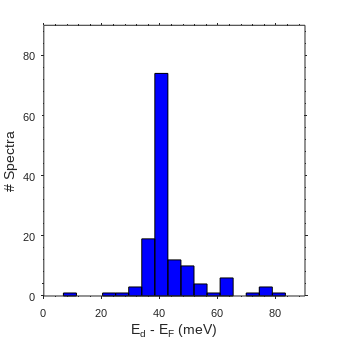

Write MATLAB code to recreate this figure.
function DrawHist

oldfolder = cd('/Users/averygreen/Documents/MATLAB/Projects/STS/dIdVAnalyzer');

load('Ed');
Ed = 1000*Ed;

xrange = [0, 90];

hist(Ed(and(Ed>xrange(1),Ed<xrange(2))),linspace(xrange(1),xrange(2),21));
 
hpatch = findobj(gca,'Type','patch');
Vertices = get(hpatch,'Vertices');
ymax = 10*ceil(1.1*max(Vertices(:,2))/10);

xlim(xrange);
ylim([0 ymax]);

set(gcf,'Units','inches',...
    'PaperSize',[3.37,3.37],'PaperPosition',[0,0,3.37,3.37]);
set(hpatch,'FaceColor','b');
set(gca,'TickDir','out');
set(gca,'FontSize',8,'FontName','Arial');
set(gca,'XMinorTick','on','YMinorTick','on');
% set(gca,'LineWidth',1);

xlabel('E_d - E_F (meV)','fontsize',10);
ylabel('# Spectra','fontsize',10);

oldfolder2 = cd('/Users/averygreen/Documents/CNSE/Diebold Lab/Data/Samples Hinkle/STM');
[FileName,PathName] = uiputfile('*.png','Save figure as:','Histogram1');
print(gcf,horzcat(PathName,FileName),'-dpng','-r300');
% print(gcf,'TestFigure','-dtiff','-r300')
cd(oldfolder2);

cd(oldfolder);

test = 1;